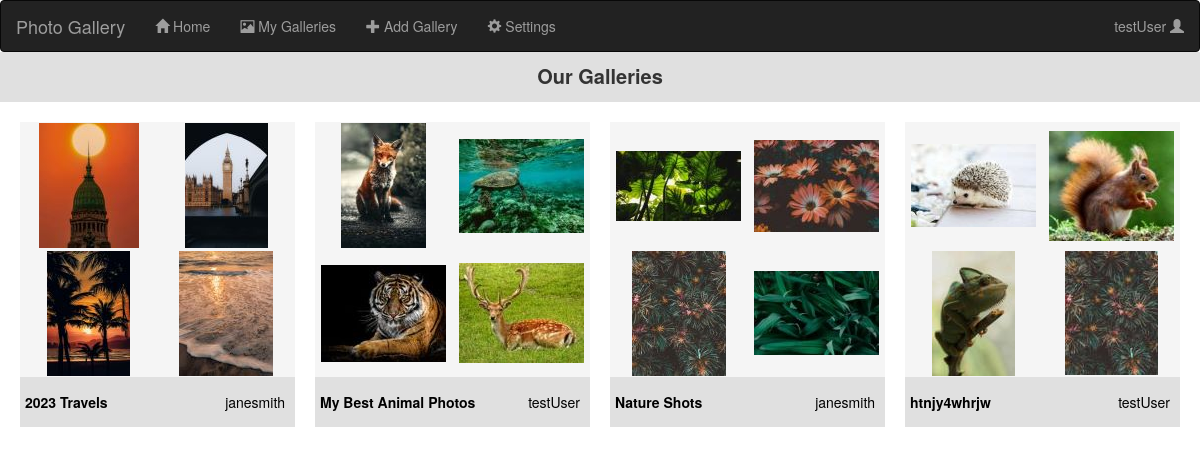
The page / (signed in) on the database its author committed.
### app.py (models this page shows, shortened)
class User(UserMixin, db.Model):
    __tablename__ = 'users'
    __bind_key__ = 'users'
    id = db.Column(db.Integer, primary_key = True)
    fname = db.Column(db.String(32))
    lname = db.Column(db.String(32))
    email = db.Column(db.String(300), unique = True)
    username = db.Column(db.String(24))
    passwordHash = db.Column(db.String(128))
    galleries = db.relationship('Gallery', backref='user')

class Photo(db.Model):
    __tablename__ = 'photos'
    __bind_key__ = 'photos'
    id = db.Column(db.Integer, primary_key=True)
    galleryId = db.Column(db.Integer, db.ForeignKey(Gallery.id))
    photoURL = db.Column(db.String(32))
    thumbnailURL = db.Column(db.String(32))

class Gallery(db.Model):
    __tablename__ = 'galleries'
    id = db.Column(db.Integer, primary_key=True)
    userId = db.Column(db.Integer, db.ForeignKey(User.id))
    numPhotos = db.Column(db.Integer)
    title = db.Column(db.String(40))
    dateCreated = db.Column(db.Date)
    dateLastEdited = db.Column(db.Date)
    description = db.Column(db.Text)
    photos = db.relationship('Photo', backref='gallery')

### app.py (the view)
@app.route("/")
def homePage():
    return render_template('index.html', galleries = galleries, photos = photos, users = users, loggedIn = isLoggedIn(), username = getCurrentUsername())

### app.py (called while the page is built)
@lm.user_loader
def loadUser(id):
    return User.query.get(int(id))

def getCurrentUsername():
    currentUserID = session.get("userId", None)
    currentUsername = None
    if currentUserID != None:
        currentUsername = loadUser(currentUserID).username
    return currentUsername

def isLoggedIn():
    if 'loggedIn' not in session:
        session['loggedIn'] = False
        session.modified = True
    return session['loggedIn']

### templates/index.html (shortened to what this page needs)
{% extends "base.html" %}
{% block content %}
    <div class = "pageTitle">
        Our Galleries
    </div>
    <div id = "galleries">
    {% for key in galleries %}
        {% set gallery = galleries[key] %}
        {% set numPhotos = gallery['numPhotos'] %}
        {% set photosList = gallery['photos'] %}
        <div class = "galleryPreview">
            <a href = "{{ url_for('viewGallery', galleryID = gallery['id'])}}">
                <div class = "photosPreview">
                    {% for i in range(4) %}
                        <div class = "thumbnailPhoto">
                            {% set photoURL = photos[photosList[(i%numPhotos)]]['thumbnailURL'] %}
                            <img src="{{photoURL}}">
                        </div>
                    {% endfor %}
                </div>
                <div class = "previewDetails">
                    <div class = "previewTitle">{{gallery['title']}}</div>
                    <div class = "previewUser">{{users[gallery['userId']]['username']}}</div>
                </div>
            </a>
        </div>
    {% endfor %}
    </div>
{% endblock %}

### templates/base.html (shortened to what this page needs)
{% extends "bootstrap/base.html" %}
{% block head %}
    <link rel = "stylesheet" href = "../static/style.css">
    <link rel="stylesheet" href="https://cdn.jsdelivr.net/npm/bootstrap@3.3.7/dist/css/bootstrap.min.css">
{% endblock %}
{% block body %}
<nav class="navbar navbar-inverse" id = "navbar">
    <div class="container-fluid">
        <div class="navbar-header">
            <a class="navbar-brand" href="#">Photo Gallery</a>
        </div>
        <ul class="nav navbar-nav">
            <li><a href="{{ url_for('homePage') }}"><span class="glyphicon glyphicon-home"></span> Home</a></li>
            <li><a href="{{ url_for('myGalleries') }}"><span class="glyphicon glyphicon-picture"></span> My Galleries</a></li>
            <li><a href="{{ url_for('addGallery') }}"><span class="glyphicon glyphicon-plus"></span> Add Gallery</a></li>
            <li><a href="{{ url_for('settings') }}"><span class="glyphicon glyphicon-cog"></span> Settings</a></li>
        </ul>
        <ul class="nav navbar-nav navbar-right">
            {% if loggedIn == False %}
                <li><a href="{{ url_for('register') }}"><span class="glyphicon glyphicon-user"></span> Sign Up</a></li>
                <li><a href="{{ url_for('login') }}"><span class="glyphicon glyphicon-log-in"></span> Login</a></li>
            {% elif loggedIn == True %}
                <li onmouseenter="showPopup()" onmouseleave="hidePopup()"><a href="#">{{username}} <span class="glyphicon glyphicon-user"></span></a></li>
            {% endif %}
        </ul>
    </div>
</nav>
    {% block content %}{% endblock %}
{% endblock %}

### static/style.css (style rules this page uses)
:root { --lightBackground: #F5F5F5; --darkBackground: #E0E0E0; }
#navbar { margin-bottom: 0; }
.pageTitle { margin: auto; font-size: 20px; background-color: var(--darkBackground); text-align: center; font-weight: bold; height: 50px; padding-top: 10px; }
#galleries { display:grid; grid-gap: 20px; grid-template-columns: repeat(auto-fit, minmax(250px, 1fr)); padding: 20px; }
.galleryPreview { background-color: var(--darkBackground); }
.photosPreview { display: grid; grid-template-rows: repeat(2, 1fr); grid-template-columns: repeat(2, minmax(125px, 1fr)); grid-auto-columns: auto auto; place-items: center; margin: auto; margin-bottom: 10px; height: 255px; background-color: var(--lightBackground); }
.previewTitle { float:left; font-weight: bold; padding: 5px; }
.previewUser { float: right; padding: 5px; padding-right: 10px; }
.previewDetails { color: black; margin-bottom: 50px; }

### rows shown on the page
User: username "testUser", username "testUser" "testUser"
Photo: thumbnailURL (picture)
Photo: thumbnailURL (picture)
Photo: thumbnailURL (picture)
Photo: thumbnailURL (picture)
Gallery: title "2023 Travels"
User: username "janesmith" "janesmith"
Photo: thumbnailURL (picture)
Photo: thumbnailURL (picture)
Photo: thumbnailURL (picture)
Photo: thumbnailURL (picture)
Gallery: title "My Best Animal Photos"
Photo: thumbnailURL (picture)
Photo: thumbnailURL (picture)
Photo: thumbnailURL (picture)
Photo: thumbnailURL (picture)
Gallery: title "Nature Shots"
Photo: thumbnailURL (picture)
Photo: thumbnailURL (picture)
Photo: thumbnailURL (picture)
Photo: thumbnailURL (picture)
Gallery: title "htnjy4whrjw"
